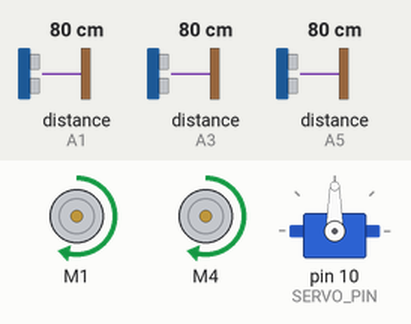
Bench run of a sketch on a simulated Arduino Uno, built with avr-gcc and run on an emulated ATmega328P. Shown: 2 × DC motor (green arrow = forward, orange = backward, longer = faster), servo. Inputs (shaded band) come from the test bench; at power-on: distance to the obstacle (sensors on A1, A3, A5) 80 cm. The echo pulse lasts 58.3 µs per cm.

Above: at 1.2 s.
1.3 s: distance to the obstacle (sensor on A1) set to 22 cm
2.8 s: distance to the obstacle (sensor on A1) set to 19 cm
At 3.19 s:
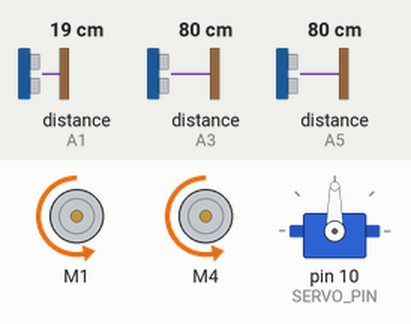
At 4.27 s:
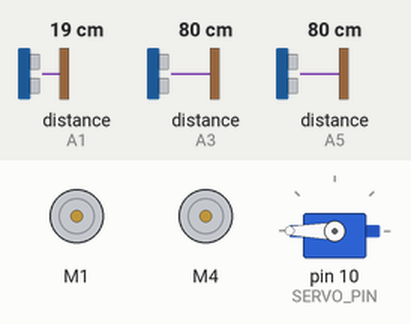
5.8 s: distance to the obstacle (sensor on A1) set to 2 cm
8.8 s: distance to the obstacle (sensor on A1) set to 35 cm
At 9.31 s:
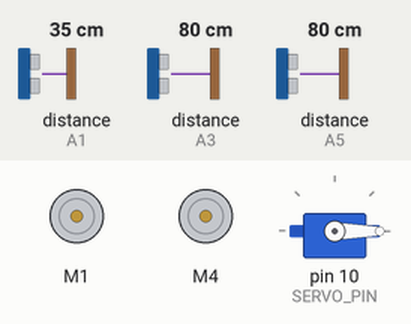
11.8 s: distance to the obstacle (sensor on A3) set to 17 cm
13.3 s: distance to the obstacle (sensor on A3) set to 13 cm
At 13.53 s:
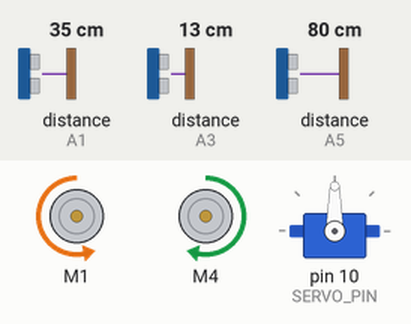
Timing chart, 0 to 17.3 s (numbered marks = the images above; inputs shaded):
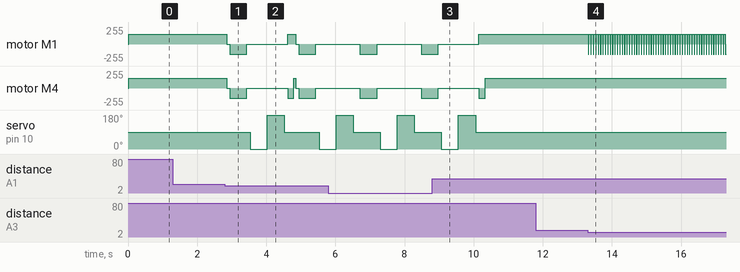

Measured:
- the behaviour switches between 21 and 20 cm on distance to the obstacle (sensor on A1) (found by bisection; images 0 and 1)
- the behaviour switches between 16 and 15 cm on distance to the obstacle (sensor on A3) (found by bisection; images 3 and 4)
- after the input at 1.3 s, every drawn part: stays the same
- after the input at 8.8 s, servo on pin 10 (SERVO_PIN): goes on until 10.1 s, then stays 90°
- after the input at 11.8 s, every drawn part: stays the same
- after the input at 13.3 s, motor M1: alternates forward 150/255 for 0.05 s and backward 150/255 for 0.02 s, starting at once

The sketch:

robot_car.ino
```cpp
#include <Arduino_FreeRTOS.h>
#include <semphr.h>
#include <AFMotor.h>
#include <NewPing.h>
#include <Servo.h>

#define MIDDLE_TRIGGER_PIN A0
#define MIDDLE_ECHO_PIN A1
#define LEFT_TRIGGER_PIN A2
#define LEFT_ECHO_PIN A3
#define RIGHT_TRIGGER_PIN A4
#define RIGHT_ECHO_PIN A5
#define SERVO_PIN 10

#define MAX_DISTANCE 300
#define MOTOR_SPEED 150

#define MIDDLE_DISTANCE 20
#define LEFT_DISTANCE 15
#define RIGHT_DISTANCE 15

enum Angle{
  TURN_LEFT = 0,
  MIDDLE = 90,
  TURN_RIGHT = 180
};

enum Direction{
  STOP,
  UP,
  DOWN,
  LEFT,
  RIGHT
};

class SERVO{
protected:
  Servo servo;
  unsigned int pin;
  unsigned int angle;

public:
  SERVO(){
    pin = SERVO_PIN;
    angle = MIDDLE;
  }

  void attach(){
    servo.attach(pin);
  }

  void write(){
    servo.write(angle);
  }

  unsigned int setAngle(unsigned int a){
    angle = a;
  }

  unsigned int getAngle(){
    return angle;
  }
};

class MOTOR{
private:
  AF_DCMotor leftMotor = AF_DCMotor(1, MOTOR12_1KHZ);
  AF_DCMotor rightMotor = AF_DCMotor(4, MOTOR34_1KHZ);
  unsigned int direction = STOP;

public:
  void setSpeed(uint8_t speed){
    leftMotor.setSpeed(speed);
    rightMotor.setSpeed(speed);
  }

  void stop(){
    leftMotor.run(RELEASE);
    rightMotor.run(RELEASE);
  }

  void forward(){
    leftMotor.run(FORWARD);
    rightMotor.run(FORWARD);
  }

  void backward(){
    leftMotor.run(BACKWARD);
    rightMotor.run(BACKWARD);
  }

  void turnLeft(){
    leftMotor.run(FORWARD);
    rightMotor.run(BACKWARD);
  }

  void turnRight(){
    leftMotor.run(BACKWARD);
    rightMotor.run(FORWARD);
  }

  void setDirection(unsigned int d){
    direction = d;
  }

  unsigned int getDirection(){
    return direction;
  }
};

class US{
protected:
  NewPing middleSonar = NewPing(MIDDLE_TRIGGER_PIN, MIDDLE_ECHO_PIN, MAX_DISTANCE);
  NewPing leftSonar = NewPing(LEFT_TRIGGER_PIN, LEFT_ECHO_PIN, MAX_DISTANCE);
  NewPing rightSonar = NewPing(RIGHT_TRIGGER_PIN, RIGHT_ECHO_PIN, MAX_DISTANCE);

public:
  unsigned int readDistanceMiddle(){
    return middleSonar.ping_cm();
  }

  unsigned int readDistanceLeft(){
    return leftSonar.ping_cm();
  }

  unsigned int readDistanceRight(){
    return rightSonar.ping_cm();
  }

  bool alertMiddle(){
    unsigned int middleDistance = readDistanceMiddle();
    if(middleDistance > 0 && middleDistance <= MIDDLE_DISTANCE)
      return true;
    return false;
  }

  bool alertRight(){
    unsigned int rightDistance = readDistanceRight();
    if(rightDistance > 0 && rightDistance <= RIGHT_DISTANCE)
      return true;
    return false;
  }

  bool alertLeft(){
    unsigned int leftDistance = readDistanceLeft();
    if(leftDistance > 0 && leftDistance <= LEFT_DISTANCE)
      return true;
    return false;
  }

  unsigned int alert(){
    bool flagMiddle = alertMiddle();
    bool flagLeft = alertLeft();
    bool flagRight = alertRight();

    if (flagMiddle || (flagLeft && flagRight)){
      return 1;
    }else if (flagLeft){
      return 2;
    }else if (flagRight){
      return 3;
    }else{
      return 0;
    }
  }
};

SemaphoreHandle_t motorSemaphore;
SemaphoreHandle_t servoSemaphore;
SemaphoreHandle_t usSemaphore;

MOTOR motor;
US us;
SERVO servoUS = SERVO();

void setup(){
  motor.setSpeed(MOTOR_SPEED);
  servoUS.attach();
  servoUS.write();

  motorSemaphore = xSemaphoreCreateBinary();
  servoSemaphore = xSemaphoreCreateBinary();
  usSemaphore = xSemaphoreCreateBinary();

  xTaskCreate(readDistance, "Read Distance", configMINIMAL_STACK_SIZE, NULL, 1, NULL);
  xTaskCreate(controlMotor, "Control Motor", configMINIMAL_STACK_SIZE, NULL, 1, NULL);
  xTaskCreate(controlServo, "Control Servo", configMINIMAL_STACK_SIZE, NULL, 1, NULL);
}

void loop() {}

void readDistance(void *p){
  unsigned int flag = 0;
  unsigned int leftDistance = 0;
  unsigned int rightDistance = 0;

  while (1){
    flag = us.alert();
    if (flag == 1){
      motor.setDirection(STOP);
      xSemaphoreGive(motorSemaphore);
      vTaskDelay(pdMS_TO_TICKS(100));

      motor.setDirection(DOWN);
      xSemaphoreGive(motorSemaphore);
      vTaskDelay(pdMS_TO_TICKS(500));

      motor.setDirection(STOP);
      xSemaphoreGive(motorSemaphore);
      vTaskDelay(pdMS_TO_TICKS(100));

      servoUS.setAngle(TURN_LEFT);
      xSemaphoreGive(servoSemaphore);
      vTaskDelay(pdMS_TO_TICKS(500));
      leftDistance = us.readDistanceMiddle();

      servoUS.setAngle(TURN_RIGHT);
      xSemaphoreGive(servoSemaphore);
      vTaskDelay(pdMS_TO_TICKS(500));
      rightDistance = us.readDistanceMiddle();

      servoUS.setAngle(MIDDLE);
      xSemaphoreGive(servoSemaphore);
      vTaskDelay(pdMS_TO_TICKS(100));

      if((leftDistance > 0 && leftDistance <= LEFT_DISTANCE) && (rightDistance > 0 && rightDistance <= RIGHT_DISTANCE)){
        continue;
      }
      else{
        if(leftDistance > rightDistance){
          motor.setDirection(RIGHT);
          xSemaphoreGive(motorSemaphore);
          vTaskDelay(pdMS_TO_TICKS(180));
        }else{
          motor.setDirection(LEFT);
          xSemaphoreGive(motorSemaphore);
          vTaskDelay(pdMS_TO_TICKS(180));
        }
      }
    }else if(flag == 2){
      motor.setDirection(RIGHT);
      xSemaphoreGive(motorSemaphore);
      vTaskDelay(pdMS_TO_TICKS(20));
    }else if(flag == 3){
      motor.setDirection(LEFT);
      xSemaphoreGive(motorSemaphore);
      vTaskDelay(pdMS_TO_TICKS(20));
    }

    motor.setDirection(UP);
    xSemaphoreGive(motorSemaphore);
    vTaskDelay(pdMS_TO_TICKS(50));

  }
}

void controlServo(void *p){
  while (1){
    xSemaphoreTake(servoSemaphore, portMAX_DELAY);
    servoUS.write();
  }
}

void controlMotor(void *p){
  while (1){
    xSemaphoreTake(motorSemaphore, portMAX_DELAY);
    switch (motor.getDirection()){
    case STOP:
      motor.stop();
      break;
    case UP:
      motor.forward();
      break;
    case DOWN:
      motor.backward();
      break;
    case LEFT:
      motor.turnLeft();
      break;
    case RIGHT:
      motor.turnRight();
      break;
    }
  }
}
```
